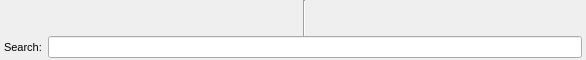
<?xml version="1.0" encoding="UTF-8"?>
<ui version="4.0">
 <class>MenueClass</class>
 <widget class="QWidget" name="MenueClass">
  <property name="geometry">
   <rect>
    <x>0</x>
    <y>0</y>
    <width>586</width>
    <height>60</height>
   </rect>
  </property>
  <property name="sizePolicy">
   <sizepolicy hsizetype="MinimumExpanding" vsizetype="Fixed">
    <horstretch>0</horstretch>
    <verstretch>0</verstretch>
   </sizepolicy>
  </property>
  <property name="minimumSize">
   <size>
    <width>0</width>
    <height>60</height>
   </size>
  </property>
  <property name="maximumSize">
   <size>
    <width>1000</width>
    <height>60</height>
   </size>
  </property>
  <property name="windowTitle">
   <string>WinMusik 3.0</string>
  </property>
  <property name="windowIcon">
   <iconset resource="../../resources.qrc">
    <normaloff>:/logo/resources/icon64.png</normaloff>:/logo/resources/icon64.png</iconset>
  </property>
  <layout class="QVBoxLayout" name="verticalLayout">
   <property name="spacing">
    <number>0</number>
   </property>
   <property name="margin">
    <number>0</number>
   </property>
   <item>
    <layout class="QHBoxLayout" name="horizontalLayout_3">
     <item>
      <widget class="QFrame" name="frame">
       <property name="enabled">
        <bool>true</bool>
       </property>
       <property name="sizePolicy">
        <sizepolicy hsizetype="Preferred" vsizetype="Preferred">
         <horstretch>0</horstretch>
         <verstretch>0</verstretch>
        </sizepolicy>
       </property>
       <property name="styleSheet">
        <string notr="true"/>
       </property>
       <property name="frameShape">
        <enum>QFrame::NoFrame</enum>
       </property>
       <property name="frameShadow">
        <enum>QFrame::Plain</enum>
       </property>
       <property name="lineWidth">
        <number>0</number>
       </property>
       <property name="midLineWidth">
        <number>0</number>
       </property>
       <layout class="QHBoxLayout" name="horizontalLayout">
        <property name="spacing">
         <number>0</number>
        </property>
        <property name="margin">
         <number>0</number>
        </property>
        <item>
         <widget class="WMToolButton" name="toolButton_1">
          <property name="toolTip">
           <string>Music Cassette</string>
          </property>
          <property name="styleSheet">
           <string notr="true"/>
          </property>
          <property name="text">
           <string/>
          </property>
          <property name="icon">
           <iconset resource="../../resources.qrc">
            <normaloff>:/devices25/resources/tr25x25-0001.png</normaloff>:/devices25/resources/tr25x25-0001.png</iconset>
          </property>
          <property name="iconSize">
           <size>
            <width>25</width>
            <height>25</height>
           </size>
          </property>
          <property name="autoRaise">
           <bool>true</bool>
          </property>
         </widget>
        </item>
        <item>
         <widget class="WMToolButton" name="toolButton_2">
          <property name="toolTip">
           <string>Audio CD</string>
          </property>
          <property name="styleSheet">
           <string notr="true"/>
          </property>
          <property name="text">
           <string/>
          </property>
          <property name="icon">
           <iconset resource="../../resources.qrc">
            <normaloff>:/devices25/resources/tr25x25-0002.png</normaloff>:/devices25/resources/tr25x25-0002.png</iconset>
          </property>
          <property name="iconSize">
           <size>
            <width>25</width>
            <height>25</height>
           </size>
          </property>
          <property name="autoRaise">
           <bool>true</bool>
          </property>
         </widget>
        </item>
        <item>
         <widget class="WMToolButton" name="toolButton_3">
          <property name="toolTip">
           <string>Data Storage</string>
          </property>
          <property name="styleSheet">
           <string notr="true"/>
          </property>
          <property name="text">
           <string/>
          </property>
          <property name="icon">
           <iconset resource="../../resources.qrc">
            <normaloff>:/devices25/resources/tr25x25-0003.png</normaloff>:/devices25/resources/tr25x25-0003.png</iconset>
          </property>
          <property name="iconSize">
           <size>
            <width>25</width>
            <height>25</height>
           </size>
          </property>
          <property name="autoRaise">
           <bool>true</bool>
          </property>
         </widget>
        </item>
        <item>
         <widget class="WMToolButton" name="toolButton_4">
          <property name="toolTip">
           <string>Record</string>
          </property>
          <property name="styleSheet">
           <string notr="true"/>
          </property>
          <property name="text">
           <string/>
          </property>
          <property name="icon">
           <iconset resource="../../resources.qrc">
            <normaloff>:/devices25/resources/tr25x25-0004.png</normaloff>:/devices25/resources/tr25x25-0004.png</iconset>
          </property>
          <property name="iconSize">
           <size>
            <width>25</width>
            <height>25</height>
           </size>
          </property>
          <property name="autoRaise">
           <bool>true</bool>
          </property>
         </widget>
        </item>
        <item>
         <widget class="WMToolButton" name="toolButton_5">
          <property name="toolTip">
           <string>VHS-Tape</string>
          </property>
          <property name="styleSheet">
           <string notr="true"/>
          </property>
          <property name="text">
           <string/>
          </property>
          <property name="icon">
           <iconset resource="../../resources.qrc">
            <normaloff>:/devices25/resources/tr25x25-0005.png</normaloff>:/devices25/resources/tr25x25-0005.png</iconset>
          </property>
          <property name="iconSize">
           <size>
            <width>25</width>
            <height>25</height>
           </size>
          </property>
          <property name="autoRaise">
           <bool>true</bool>
          </property>
         </widget>
        </item>
        <item>
         <widget class="WMToolButton" name="toolButton_6">
          <property name="toolTip">
           <string>Other</string>
          </property>
          <property name="styleSheet">
           <string notr="true"/>
          </property>
          <property name="text">
           <string/>
          </property>
          <property name="icon">
           <iconset resource="../../resources.qrc">
            <normaloff>:/devices25/resources/tr25x25-0006.png</normaloff>:/devices25/resources/tr25x25-0006.png</iconset>
          </property>
          <property name="iconSize">
           <size>
            <width>25</width>
            <height>25</height>
           </size>
          </property>
          <property name="autoRaise">
           <bool>true</bool>
          </property>
         </widget>
        </item>
        <item>
         <widget class="WMToolButton" name="toolButton_7">
          <property name="toolTip">
           <string>MP3-CD</string>
          </property>
          <property name="styleSheet">
           <string notr="true"/>
          </property>
          <property name="text">
           <string/>
          </property>
          <property name="icon">
           <iconset resource="../../resources.qrc">
            <normaloff>:/devices25/resources/tr25x25-0007.png</normaloff>:/devices25/resources/tr25x25-0007.png</iconset>
          </property>
          <property name="iconSize">
           <size>
            <width>25</width>
            <height>25</height>
           </size>
          </property>
          <property name="autoRaise">
           <bool>true</bool>
          </property>
         </widget>
        </item>
        <item>
         <widget class="WMToolButton" name="toolButton_8">
          <property name="toolTip">
           <string>Tape</string>
          </property>
          <property name="styleSheet">
           <string notr="true"/>
          </property>
          <property name="text">
           <string/>
          </property>
          <property name="icon">
           <iconset resource="../../resources.qrc">
            <normaloff>:/devices25/resources/tr25x25-0008.png</normaloff>:/devices25/resources/tr25x25-0008.png</iconset>
          </property>
          <property name="iconSize">
           <size>
            <width>25</width>
            <height>25</height>
           </size>
          </property>
          <property name="autoRaise">
           <bool>true</bool>
          </property>
         </widget>
        </item>
        <item>
         <widget class="WMToolButton" name="toolButton_9">
          <property name="toolTip">
           <string>Audio DVD</string>
          </property>
          <property name="autoFillBackground">
           <bool>false</bool>
          </property>
          <property name="styleSheet">
           <string notr="true"/>
          </property>
          <property name="text">
           <string/>
          </property>
          <property name="icon">
           <iconset resource="../../resources.qrc">
            <normaloff>:/devices25/resources/tr25x25-0009.png</normaloff>:/devices25/resources/tr25x25-0009.png</iconset>
          </property>
          <property name="iconSize">
           <size>
            <width>25</width>
            <height>25</height>
           </size>
          </property>
          <property name="autoRaise">
           <bool>true</bool>
          </property>
         </widget>
        </item>
       </layout>
      </widget>
     </item>
     <item>
      <widget class="Line" name="line">
       <property name="orientation">
        <enum>Qt::Vertical</enum>
       </property>
      </widget>
     </item>
     <item>
      <widget class="QFrame" name="frame_2">
       <property name="enabled">
        <bool>true</bool>
       </property>
       <property name="sizePolicy">
        <sizepolicy hsizetype="Preferred" vsizetype="Preferred">
         <horstretch>0</horstretch>
         <verstretch>0</verstretch>
        </sizepolicy>
       </property>
       <property name="styleSheet">
        <string notr="true"/>
       </property>
       <property name="frameShape">
        <enum>QFrame::NoFrame</enum>
       </property>
       <property name="frameShadow">
        <enum>QFrame::Plain</enum>
       </property>
       <property name="lineWidth">
        <number>0</number>
       </property>
       <property name="midLineWidth">
        <number>0</number>
       </property>
       <layout class="QHBoxLayout" name="horizontalLayout_2">
        <property name="spacing">
         <number>0</number>
        </property>
        <property name="margin">
         <number>0</number>
        </property>
        <item>
         <widget class="QToolButton" name="searchButton">
          <property name="toolTip">
           <string>Search</string>
          </property>
          <property name="autoFillBackground">
           <bool>false</bool>
          </property>
          <property name="styleSheet">
           <string notr="true"/>
          </property>
          <property name="text">
           <string/>
          </property>
          <property name="icon">
           <iconset resource="../../resources.qrc">
            <normaloff>:/devices25/resources/tr25x25-0012.png</normaloff>:/devices25/resources/tr25x25-0012.png</iconset>
          </property>
          <property name="iconSize">
           <size>
            <width>25</width>
            <height>25</height>
           </size>
          </property>
          <property name="autoRaise">
           <bool>true</bool>
          </property>
         </widget>
        </item>
        <item>
         <widget class="QToolButton" name="propertiesButton">
          <property name="toolTip">
           <string>Properties</string>
          </property>
          <property name="autoFillBackground">
           <bool>false</bool>
          </property>
          <property name="styleSheet">
           <string notr="true"/>
          </property>
          <property name="text">
           <string/>
          </property>
          <property name="icon">
           <iconset resource="../../resources.qrc">
            <normaloff>:/devices25/resources/tr25x25-0011.png</normaloff>:/devices25/resources/tr25x25-0011.png</iconset>
          </property>
          <property name="iconSize">
           <size>
            <width>25</width>
            <height>25</height>
           </size>
          </property>
          <property name="autoRaise">
           <bool>true</bool>
          </property>
         </widget>
        </item>
        <item>
         <widget class="QToolButton" name="coverButton">
          <property name="toolTip">
           <string>Print Cover</string>
          </property>
          <property name="autoFillBackground">
           <bool>false</bool>
          </property>
          <property name="styleSheet">
           <string notr="true"/>
          </property>
          <property name="text">
           <string/>
          </property>
          <property name="icon">
           <iconset resource="../../resources.qrc">
            <normaloff>:/devices25/resources/tr25x25-0010.png</normaloff>:/devices25/resources/tr25x25-0010.png</iconset>
          </property>
          <property name="iconSize">
           <size>
            <width>25</width>
            <height>25</height>
           </size>
          </property>
          <property name="autoRaise">
           <bool>true</bool>
          </property>
         </widget>
        </item>
        <item>
         <widget class="QToolButton" name="searchlistButton">
          <property name="toolTip">
           <string>Manage Searchlists</string>
          </property>
          <property name="autoFillBackground">
           <bool>false</bool>
          </property>
          <property name="styleSheet">
           <string notr="true"/>
          </property>
          <property name="text">
           <string/>
          </property>
          <property name="icon">
           <iconset resource="../../resources.qrc">
            <normaloff>:/devices25/resources/wanted.png</normaloff>:/devices25/resources/wanted.png</iconset>
          </property>
          <property name="iconSize">
           <size>
            <width>25</width>
            <height>25</height>
           </size>
          </property>
          <property name="autoRaise">
           <bool>true</bool>
          </property>
         </widget>
        </item>
        <item>
         <widget class="QToolButton" name="playlistButton">
          <property name="toolTip">
           <string>Manage Playlists</string>
          </property>
          <property name="autoFillBackground">
           <bool>false</bool>
          </property>
          <property name="styleSheet">
           <string notr="true"/>
          </property>
          <property name="text">
           <string/>
          </property>
          <property name="icon">
           <iconset resource="../../resources.qrc">
            <normaloff>:/devices25/resources/tr25x25-0016.png</normaloff>:/devices25/resources/tr25x25-0016.png</iconset>
          </property>
          <property name="iconSize">
           <size>
            <width>25</width>
            <height>25</height>
           </size>
          </property>
          <property name="autoRaise">
           <bool>true</bool>
          </property>
         </widget>
        </item>
        <item>
         <widget class="QToolButton" name="aboutButton">
          <property name="toolTip">
           <string>about WinMusik</string>
          </property>
          <property name="autoFillBackground">
           <bool>false</bool>
          </property>
          <property name="styleSheet">
           <string notr="true"/>
          </property>
          <property name="text">
           <string/>
          </property>
          <property name="icon">
           <iconset resource="../../resources.qrc">
            <normaloff>:/devices25/resources/home.png</normaloff>:/devices25/resources/home.png</iconset>
          </property>
          <property name="iconSize">
           <size>
            <width>25</width>
            <height>25</height>
           </size>
          </property>
          <property name="autoRaise">
           <bool>true</bool>
          </property>
         </widget>
        </item>
        <item>
         <spacer name="horizontalSpacer">
          <property name="orientation">
           <enum>Qt::Horizontal</enum>
          </property>
          <property name="sizeHint" stdset="0">
           <size>
            <width>40</width>
            <height>20</height>
           </size>
          </property>
         </spacer>
        </item>
       </layout>
      </widget>
     </item>
    </layout>
   </item>
   <item>
    <layout class="QHBoxLayout" name="horizontalLayout_4">
     <property name="leftMargin">
      <number>4</number>
     </property>
     <property name="rightMargin">
      <number>4</number>
     </property>
     <property name="bottomMargin">
      <number>2</number>
     </property>
     <item>
      <widget class="QLabel" name="label">
       <property name="font">
        <font>
         <pointsize>8</pointsize>
        </font>
       </property>
       <property name="text">
        <string>Search:</string>
       </property>
      </widget>
     </item>
     <item>
      <widget class="QLineEdit" name="searchEdit">
       <property name="font">
        <font>
         <pointsize>8</pointsize>
        </font>
       </property>
      </widget>
     </item>
    </layout>
   </item>
  </layout>
 </widget>
 <layoutdefault spacing="6" margin="11"/>
 <customwidgets>
  <customwidget>
   <class>WMToolButton</class>
   <extends>QToolButton</extends>
   <header>wmtoolbutton.h</header>
  </customwidget>
 </customwidgets>
 <resources>
  <include location="../../resources.qrc"/>
 </resources>
 <connections/>
</ui>
